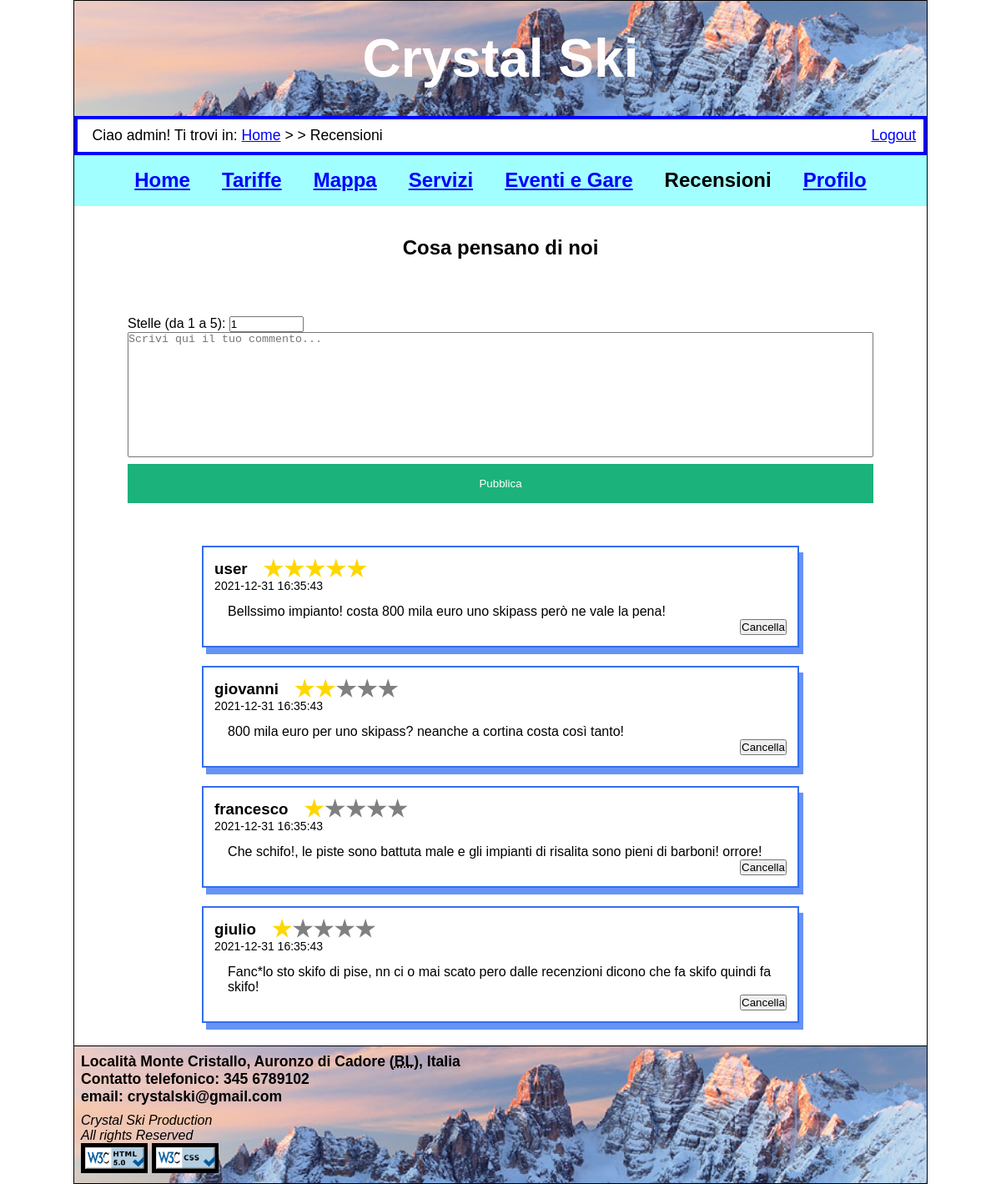
The app's page /html/recensioni.php (signed in) with its own data.
### tables this page shows
CREATE TABLE `comment`(
    `id` INT UNSIGNED NOT NULL AUTO_INCREMENT,
    `userId` INT UNSIGNED NOT NULL,
    `comment` VARCHAR(400) NOT NULL,
    `stars` TINYINT UNSIGNED NOT NULL,
    `date` DATETIME NOT NULL,

    PRIMARY KEY (`id`)
);

CREATE TABLE `user`(
    `id` INT UNSIGNED NOT NULL AUTO_INCREMENT,
    `email` VARCHAR(255) NOT NULL,
    `username` VARCHAR(255) NOT NULL,
    `password` VARCHAR(255) NOT NULL,
    `name` VARCHAR(255) NULL,
    `surname` VARCHAR(255) NULL,
    `city` VARCHAR(255) NULL,
    `isAdmin` TINYINT UNSIGNED NOT NULL,

    PRIMARY KEY (`id`),
    UNIQUE KEY (`username`)
);

### html/DBConnection.php (called while the page is built, shortened)
<?php
class DBConnection{
    private $connection;
    public function openDBConnection(){
        $this->connection = mysqli_connect(DBConnection::HOST_DB, DBConnection::USERNAME, DBConnection::PASSWORD, DBConnection::DATABASE_NAME);
        if(mysqli_errno($this->connection)){
            return false;
        }else{
            mysqli_set_charset($this->connection,"utf8");
            return true;
        }
    }
    public function getComments(){
        $loadComments = "SELECT * from `comment` LIMIT 10";
        $queryResult = mysqli_query($this->connection, $loadComments) or die (mysqli_error($this->connection));
        if(mysqli_num_rows($queryResult) > 0){
            return $queryResult;
        }else{
            return "";
        }
    }
    public function getUsernameById($id){
        $getUsernameById = "SELECT `username` FROM `user` WHERE `id` = \"$id\" ";
        $queryResult = mysqli_query($this->connection, $getUsernameById) or die (mysqli_error($this->connection));
        if(mysqli_num_rows($queryResult) > 0){
            return $queryResult;
        }else{
            return "";
        }
    }
}
?>

### html/recensioni.php (the view, shortened to what this page needs)
<?php
require_once("DBConnection.php");
$connection = new DBConnection();
$connectionOK = $connection->openDBConnection();
?>
<!DOCTYPE html>
<html lang="it">
<head>
	<link rel="stylesheet" href="../css/style.css" />
	<link rel="stylesheet" media="screen and (max-width:600px), only screen and (max-width:600px)" href="../css/mini.css"/>
</head>
<body>
	<header>
		<h1 lang="en">Crystal Ski</h1>
	</header>
	<nav id="breadcrumb">
	<?php if (isset($_SESSION['login']) && $_SESSION['login']) { ?>
		<p>Ciao <?=$_SESSION['username']?>! Ti trovi in: <a href="home.php" lang="en">Home</a> &gt; &gt; Recensioni</p>
		<a href="logout.php">Logout</a>
	<?php } else { ?>
		<p>Ti trovi in: <a href="home.php" lang="en">Home</a> &gt; &gt; Recensioni</p>
		<a href="login.php">Login</a>
	<?php } ?>
	</nav>
	<nav id="menu">
		<ul>
			<li><a href="home.php">Home</a></li>
			<li><a href="tariffe.php">Tariffe</a></li>
			<li><a href="mappa.php">Mappa</a></li>
			<li><a href="servizi.php">Servizi</a></li>
			<li><a href="eventi.php">Eventi e Gare</a></li>
			<li>Recensioni</li>
			<?php if(isset($_SESSION['login']) && $_SESSION['login']){ ?>
				<li><a href="areaPersonale.php">Profilo</a></li>
			<?php } ?>
		</ul>
	</nav>
	<div id="comments_intro">
		<h2>Cosa pensano di noi</h2>
	</div>
	<?php if (isset($_SESSION['login']) && $_SESSION['login']) { ?>
	<div id=writeAComment>
		<form action="recensioni.php" method="post">
			<label for="starsQuantity">Stelle (da 1 a 5):</label>
			<input type="number" id="starsQuantity" name="starsQuantity" value="1" min="1" max="5">
			<textarea name="commentBox" id=commentBox placeholder="Scrivi qui il tuo commento..."></textarea>
			<button type="submit" name="submit" class="submitComment">Pubblica</button>
		</form>
	</div>
	<?php } ?>
	<div id="comments_holder">
		<?php
			if($connectionOK){
   				 $commentsQuery = $connection->getComments();
    			if($commentsQuery != ""){
					while($row = mysqli_fetch_assoc($commentsQuery)){
		?>
			<div class="comments">
				<div class = "userDetails">
					<h3><?=mysqli_fetch_assoc($connection->getUsernameById($row["userId"]))["username"]?></h3>
					<?php for ($i = 0; $i < 5; $i++) { ?>
							<div class='star<?=$row['stars'] > $i ? ' gold' : '' ?>'></div>
					<?php } ?>
				</div>
				<p class ="commentDate"><?=$row["date"]?></p>
				<p class ="comment"><?=$row["comment"]?></p>
				<?php if((isset($_SESSION['login']) && $_SESSION['id'] == $row["userId"]) || (isset($_SESSION['isAdmin']) && $_SESSION['isAdmin'])){  ?>
					<div class = "commentsHeader">
						<form action="recensioni.php" method="post">
						<button class="DComment" name="DComment" value="<?=$row["id"]?>">Cancella</button>
						</form>
					</div>
				<?php } ?>
			</div>
		<?php
				}
			}else{
				$connectionERR = "<p>Problemi di connessione, ci scusiamo per il disagio</p>";
				}
			}else{
				$connectionERR = "<p>Problemi di connessione, ci scusiamo per il disagio</p>";
			}
		?>
	</div>
		<?php include('../components/footer.php') ?>
</body>
</html>

### css/style.css (style rules this page uses)
* { padding: 0; margin: 0; }
html, body { font-size: 100%; font-family: "Helvetica", linear, sans-serif; margin: auto; max-width: 1024px; }
body { border: 1px solid #000; }
header { background-image: url('../images/sfondo.jpg'); background-position: center; background-size: 100%; background-repeat: no-repeat; }
header h1 { padding: 0.5em; font-size: 4em; text-align: center; color: rgb(255, 253, 253); }
#breadcrumb { display: flex; font-size: 1.1em; padding: 0.5em 0.5em 0.5em 1em; border: 4.5px solid #0000ff; justify-content: space-between; }
#breadcrumb a:link { color: #0000ff; }
#menu { background-color: #a2ffff; color: #000; text-align: center; }
#menu li { display: inline-block; padding: 0.7em; font-size: 1.5em; font-weight: bold; }
#menu a:link { color: #0000ff; }
* { box-sizing: border-box; }
#comments_intro h2 { text-align: center; padding: 1.5em; }
#comments_holder { display: flex; flex-direction: column; align-items: center; justify-content: center; padding-bottom: 1em; }
#writeAComment { padding: 2em; padding-left: 4em; padding-right: 4em; }
#starsQuantity { width: 10%; }
.comment { word-wrap: break-word; }
.commentsHeader { display: flex; justify-content: space-between; }
.submitComment { background-color: #04AA6D; color: white; padding: 16px 20px; margin: 8px 0; border: none; cursor: pointer; width: 100%; opacity: 0.9; }
#commentBox { display: flex; resize: none; width: 100%; min-height: 150px; }
.comments { flex-direction: row; border: 2px solid #336ef0; box-shadow: 5px 8px #6693f5; margin: 0.7em; min-width: 300px; padding: 0.8em; width: 70%; }
.comment { padding-left: 1em; }
.commentsHeader { display: flex; justify-content: end; }
.userDetails { display: flex; align-items: center; }
.commentDate { font-size: 14px; padding-bottom: 1em; }
.userDetails h3 { padding-right: 1em; }
.star { background: grey; clip-path: polygon(50% 0%, 61% 35%, 98% 35%, 68% 57%, 79% 91%, 50% 70%, 21% 91%, 32% 57%, 2% 35%, 39% 35%); display: inline-block; min-height: 25px; min-width: 25px; }
.gold.star { background: gold; }

### css/mini.css (style rules this page uses)
body { border: none }
header { background-image: url('../images/sfondo.jpg'); background-position: center; background-size: 100%; background-repeat: no-repeat; }
header h1 { padding: 0.5em; font-size: 3em; text-align: center; color: rgb(255, 253, 253); }
* { padding: 0; margin: 0; box-sizing: border-box; }
input[type="checkbox"].menu-toggle ~ nav { display: none; }
#menu { flex-direction: column; }
#menu li { width: 100%; }

### records on screen
comment: userId.username "user", stars 5 (drawn), date "2021-12-31 16:35:43", comment "Bellssimo impianto! costa 800 mila euro uno skipass però ne vale la pena!", $row["id"] 1 (drawn)
comment: userId.username "giovanni", stars 2 (drawn), date "2021-12-31 16:35:43", comment "800 mila euro per uno skipass? neanche a cortina costa così tanto!", $row["id"] 2 (drawn)
comment: userId.username "francesco", stars 1 (drawn), date "2021-12-31 16:35:43", comment "Che schifo!, le piste sono battuta male e gli impianti di risalita sono pieni di barboni! orrore!", $row["id"] 3 (drawn)
comment: userId.username "giulio", stars 1 (drawn), date "2021-12-31 16:35:43", comment "Fanc*lo sto skifo di pise, nn ci o mai scato pero dalle recenzioni dicono che fa skifo quindi fa skifo!", $row["id"] 4 (drawn)

### other values on screen
$_SESSION['username'] "admin"
